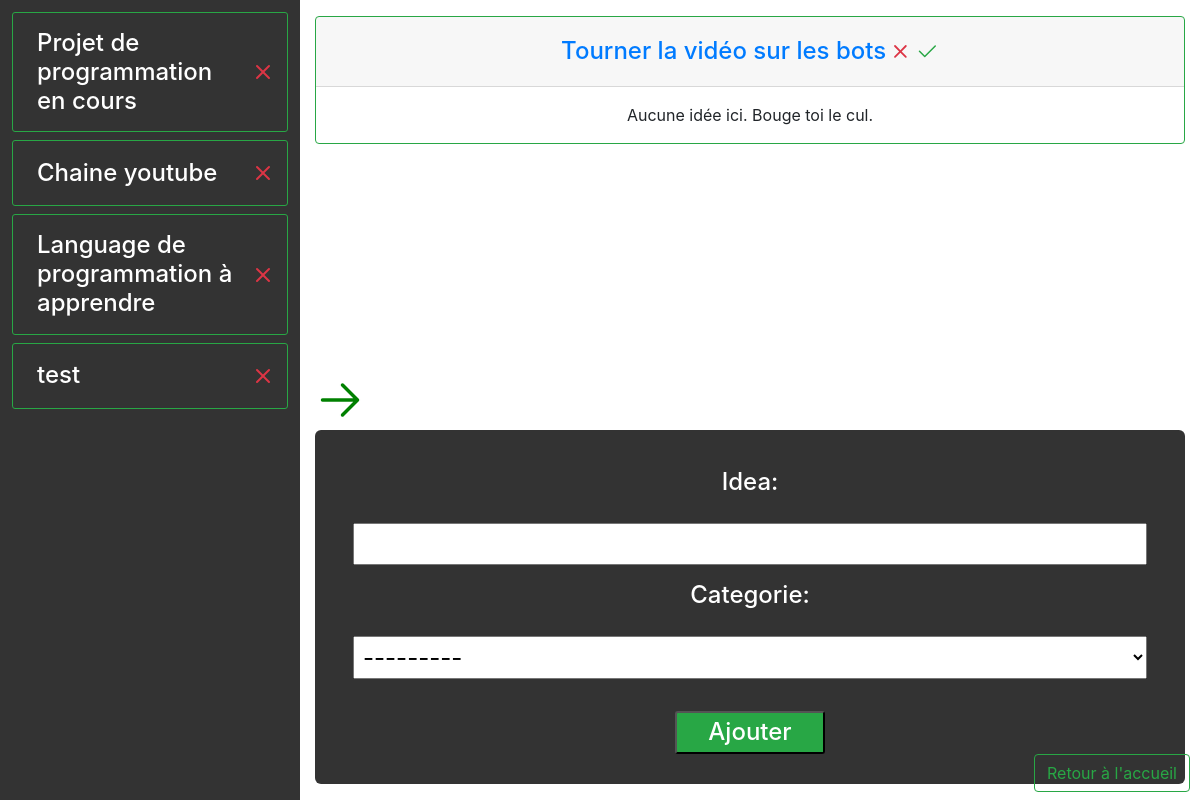
Page /gestionnaire/edit_sous_idee/477 on the committed database.
### Le_gestionnaire_app/models.py (models this page shows)
class main_idea_model(models.Model):
    idea = models.CharField(max_length=50)
    date = models.DateTimeField(default=timezone.now)
    def __str__(self):
        return self.idea

class second_idea_model(models.Model):
    idea = models.CharField(max_length=100)
    date = models.DateTimeField(default=timezone.now)
    categorie = models.ForeignKey('main_idea_model', null=True, on_delete=models.CASCADE)
    def __str__(self):
        return self.idea

### Le_gestionnaire_app/views.py (the view)
# urls.py: path("edit_sous_idee/<int:id>", views.second_ideaEdit_view, name="getionnaireEditSousIdee"),
def second_ideaEdit_view(request, id):
    main_ideas = main_idea_model.objects.all()
    second_ideas = second_idea_model.objects.all()
    second_idea = second_idea_model.objects.get(id=id)
    second = second_idea_model.objects.filter(id=id)
    third_ideas = third_idea_model.objects.filter(categorie__idea=second_idea.idea)
    third_form = third_idea_form(request.POST)
    if third_form.is_valid():
        third_form.save()
    return render (request, 'Le_gestionnaire_app/Le_gestionnaire_third.html', {'main_ideas':main_ideas, 'second_ideas':second_ideas, 'second':second, 'third_ideas':third_ideas, 'third_form':third_form})

### Le_gestionnaire_app/forms.py
class third_idea_form(forms.ModelForm):
    class Meta:
        model = third_idea_model
        fields = ('idea','categorie',)

### Le_gestionnaire_app/templates/Le_gestionnaire_app/Le_gestionnaire_third.html (shortened to what this page needs)
<!doctype html>
<html lang="fr">
  <head>
    <link rel="stylesheet" href="https://stackpath.bootstrapcdn.com/bootstrap/4.5.2/css/bootstrap.min.css">
    {% load static %}
    <link rel="stylesheet" href="{% static 'Le_gestionnaire_app/Le_gestionnaireC.css'%}"/>
  </head>
  <body>
    <a class="retour mb-2" href="{% url 'getionnaire' %}"><button type="button" class="btn btn-outline-success">Retour à l'accueil</button></a>
    <div class="projetVie__fleche position-absolute" >
    </div>
    <div class="container-fluid">
      <div class="row">
        <div class="col-3 w-100 p-2 blockMainIdea">
          <ul class="nav">
            {% for main_idea in main_ideas %}
              <li class="nav-item d-flex justify-content-between align-items-center w-100 m-1 p-2 border border-success      blockMainIdea__nav__item">
                <a class="nav-link h4 m-0 pr-0 text-white" href="{% url 'getionnaireEdit' main_idea.id %}">{{main_idea.idea}}</a>
                <a id="{{main_idea.id}}" class="nav-link d-flex justify-content-center align-items-center px-0      blockMainIdea__nav__item__buttonCroix" href="#">
                </a>
              </li>
            {% empty %}
            <a class="nav-link h3 text-white">Aucune idée</a>
            {% endfor %}
          </ul>
        </div>
        <div class="col-9 d-flex flex-column justify-content-between      containerCard__secondIdeaForm">
          <div class="d-flex flex-wrap justify-content-between      containerCard__secondIdea">
              {% for i in second_ideas %}
              <div class="card w-100 mt-3 border-success">
                  <div class="card-header text-center d-flex justify-content-center align-items-center text-center">
                      <a class="idea h4 m-0" href="{% url 'getionnaireEditSousIdee' i.id %}">{{i.idea}}</a>
                      <a id="{{i.id}}" class="secondIdea__buttonCroix nav-link px-0" href="#">
                      </a>
                      <a class="nav-link px-0" href="{% url 'second_programme_url' i.id %}">
                        <svg width="1.5em" height="1.5em" viewBox="0 0 16 16" class="bi bi-check2" fill="#28a745" xmlns="http://www.w3.org/2000/svg">
                          <path fill-rule="evenodd" d="M13.854 3.646a.5.5 0 0 1 0 .708l-7 7a.5.5 0 0 1-.708 0l-3.5-3.5a.5.5 0 1 1 .708-.708L6.5 10.293l6.646-6.647a.5.5 0 0 1 .708 0z"/>
                        </svg>
                      </a>
                  </div>
                  <ul class="list-group list-group-flush">
                    {% for third_idea in third_ideas %}
                      <li class="list-group-item text-center d-flex justify-content-center align-items-center ">
                              <a class="h5 m-0 text-dark">{{ third_idea.idea }}</a>
                              <a style="display: none;" class="categorie">{{ third_idea.categorie }}</a>
                              <a class="nav-link px-0" href="{% url 'getionnaireDeleteSousSousIdee' third_idea.id %}">
                                <svg width="1.8em" height="1.8em" viewBox="0 0 16 16" class="bi bi-x" fill="#dc3545" xmlns="http://www.w3.org/2000/svg">
                                  <path fill-rule="evenodd" d="M4.646 4.646a.5.5 0 0 1 .708 0L8 7.293l2.646-2.647a.5.5 0 0 1 .708.708L8.707 8l2.647 2.646a.5.5 0 0 1-.708.708L8 8.707l-2.646 2.647a.5.5 0 0 1-.708-.708L7.293 8 4.646 5.354a.5.5 0 0 1 0-.708z"/>
                                </svg>
                              </a>
                              <a class="nav-link px-0" href="{% url 'programme_url' third_idea.id %}">
                                <svg width="1.6em" height="1.6em" viewBox="0 0 16 16" class="bi bi-check2" fill="#28a745" xmlns="http://www.w3.org/2000/svg">
                                  <path fill-rule="evenodd" d="M13.854 3.646a.5.5 0 0 1 0 .708l-7 7a.5.5 0 0 1-.708 0l-3.5-3.5a.5.5 0 1 1 .708-.708L6.5 10.293l6.646-6.647a.5.5 0 0 1 .708 0z"/>
                                </svg>
                              </a>
                              </br>
                          {% empty %}
                              {% for i in second %}
                                  <div>
                                      <p class="rienMain m-0 p-3 text-center"><span style="display: none;" class="rien">{{i.idea}}</span> Aucune idée ici. Bouge toi le cul.</p>
                                  </div>
                              {% endfor %}
                          {% endfor %}
                  </ul>
              </div>
              {% endfor %}
          </div>
          <form action="" method="post" class="d-flex flex-column w-100 my-3">
              <a class="form__text h4 p-2">{{third_form.as_p}}</a>
              <input type="submit" value="Ajouter" class="form__buttonSubmit h4 bg-success text-white"/>
          </form>
        </div>
      </div>
      <div class="row">
        <div class="col-12 position-absolute w-100 h-100 projetVie__page flex-column d-flex justify-content-center align-items-center">
          <div class="projetVie__page__cardBlock d-flex flex-wrap justify-content-center align-items-center">
            <div class="card m-2 text-center" style="width: 18rem;">
              <div class="card-body">
                <svg width="5em" height="5em" viewBox="0 0 16 16" class="bi bi-person-fill" fill="green" xmlns="http://www.w3.org/2000/svg">
                  <path fill-rule="evenodd" d="M3 14s-1 0-1-1 1-4 6-4 6 3 6 4-1 1-1 1H3zm5-6a3 3 0 1 0 0-6 3 3 0 0 0 0 6z"/>
                </svg>
                <p class="card-text h2">Projet perso</p>
              </div>
            </div>
          </div>
        </div>
      </div>
    </div>
</body>
</html>

### Le_gestionnaire_app/static/Le_gestionnaire_app/Le_gestionnaireC.css (style rules this page uses)
body { background-image: url("https://cdn.pixabay.com/photo/2016/11/19/22/52/coding-1841550_960_720.jpg"); background-repeat: no-repeat; background-size: cover; width: 100%; height: 100vh; }
.retour { position: absolute; bottom: 0; right: 10px; z-index: 1; }
.nav-item { display: flex; }
a p { display: flex; flex-direction: column; text-align: center; color: #FFF; }
.projetVie__fleche { top: 50%; transform: translateY(-50%); left: 25%; cursor: pointer; z-index: 5; animation: projetVie__fleche 1s infinite; }
.projetVie__page { top: 0; left: -75%; background-color: transparent; transition: left 1s, background-color 1s; z-index: 4; }
.projetVie__page > svg { position: absolute; right: 10px; top:10px; fill: transparent; cursor: pointer; transition: fill 1s; }
.projetVie__page__cardBlock .card { background-color: transparent !important; color: transparent; border: 1px solid transparent; cursor: pointer; transition: color 1s, transform .3s, border 1s; }
.projetVie__page__cardBlock .card svg { fill: transparent; transition: fill 1s; }
.blockMainIdea { height: 100vh; overflow-y: scroll; background: rgba(0,0,0,.8); z-index: 5; }
.blockMainIdea__nav__item { border-radius: 3px; }
form { padding: 30px; background-color: rgba(0,0,0,.8); border-radius: 6px; position: relative; bottom: 0; margin: auto; }
.form__text p input { padding: 5px; margin-top: 18px; }
.form__text p select { padding: 5px; margin-top: 18px; }
.form__buttonSubmit { border-radius: 3px; padding: 5px; width: 150px; margin: auto; }
.containerCard__secondIdeaForm { height: 100vh; }
.containerCard__secondIdea { overflow-y: scroll; }

### rows in the picture
main_idea_model: idea "Projet de programmation en cours"
main_idea_model: idea "Chaine youtube"
main_idea_model: idea "Language de programmation à apprendre"
main_idea_model: idea "test"
second_idea_model: idea "Tourner la vidéo sur les bots"
second_idea_model: categorie "---------"
